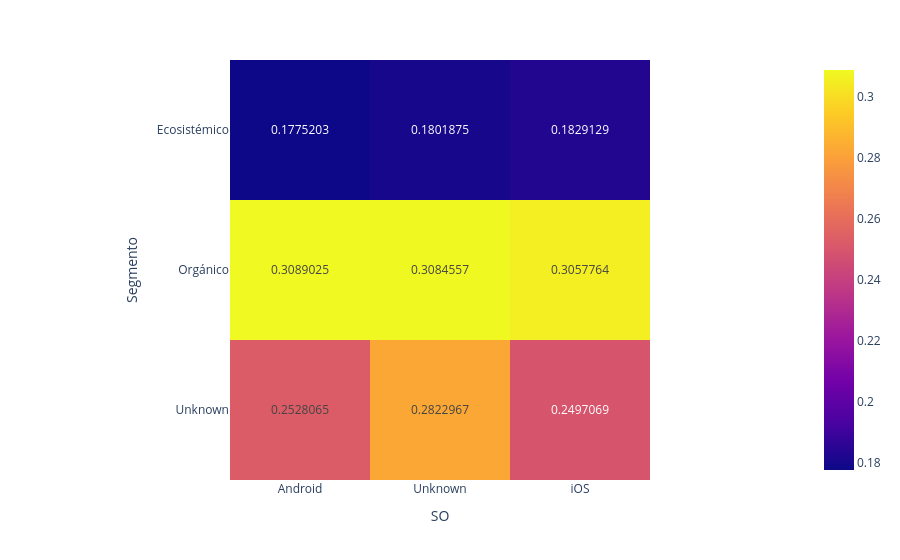

Here is the notebook cell this chart was saved with:
### Markdown cell above
As it above, **Simpson's paradox** occurs

### Code cell
data_graph = data.groupby(["Segmento", "SO"])["Activo"].mean().reset_index()
data_graph = data_graph.pivot(index="Segmento", columns="SO", values="Activo")
fig = px.imshow(data_graph, text_auto=True)
fig.show()

### Figure 1 — Plotly figure (JSON) as saved in the notebook; plotly's stock layout.template omitted (floating-point values rounded to 4 significant figures)
{"data": [{"coloraxis": "coloraxis", "hovertemplate": "SO: %{x}<br>Segmento: %{y}<br>color: %{z}<extra></extra>", "name": "0", "texttemplate": "%{z}", "type": "heatmap", "x": ["Android", "Unknown", "iOS"], "xaxis": "x", "y": ["Ecosistémico", "Orgánico", "Unknown"], "yaxis": "y", "z": [[0.1775, 0.1802, 0.1829], [0.3089, 0.3085, 0.3058], [0.2528, 0.2823, 0.2497]]}], "layout": {"coloraxis": {"colorscale": [[0, "#0d0887"], [0.1111, "#46039f"], [0.2222, "#7201a8"], [0.3333, "#9c179e"], [0.4444, "#bd3786"], [0.5556, "#d8576b"], [0.6667, "#ed7953"], [0.7778, "#fb9f3a"], [0.8889, "#fdca26"], [1, "#f0f921"]]}, "margin": {"t": 60}, "xaxis": {"anchor": "y", "constrain": "domain", "domain": [0, 1], "scaleanchor": "y", "title": {"text": "SO"}}, "yaxis": {"anchor": "x", "autorange": "reversed", "constrain": "domain", "domain": [0, 1], "title": {"text": "Segmento"}}}}
